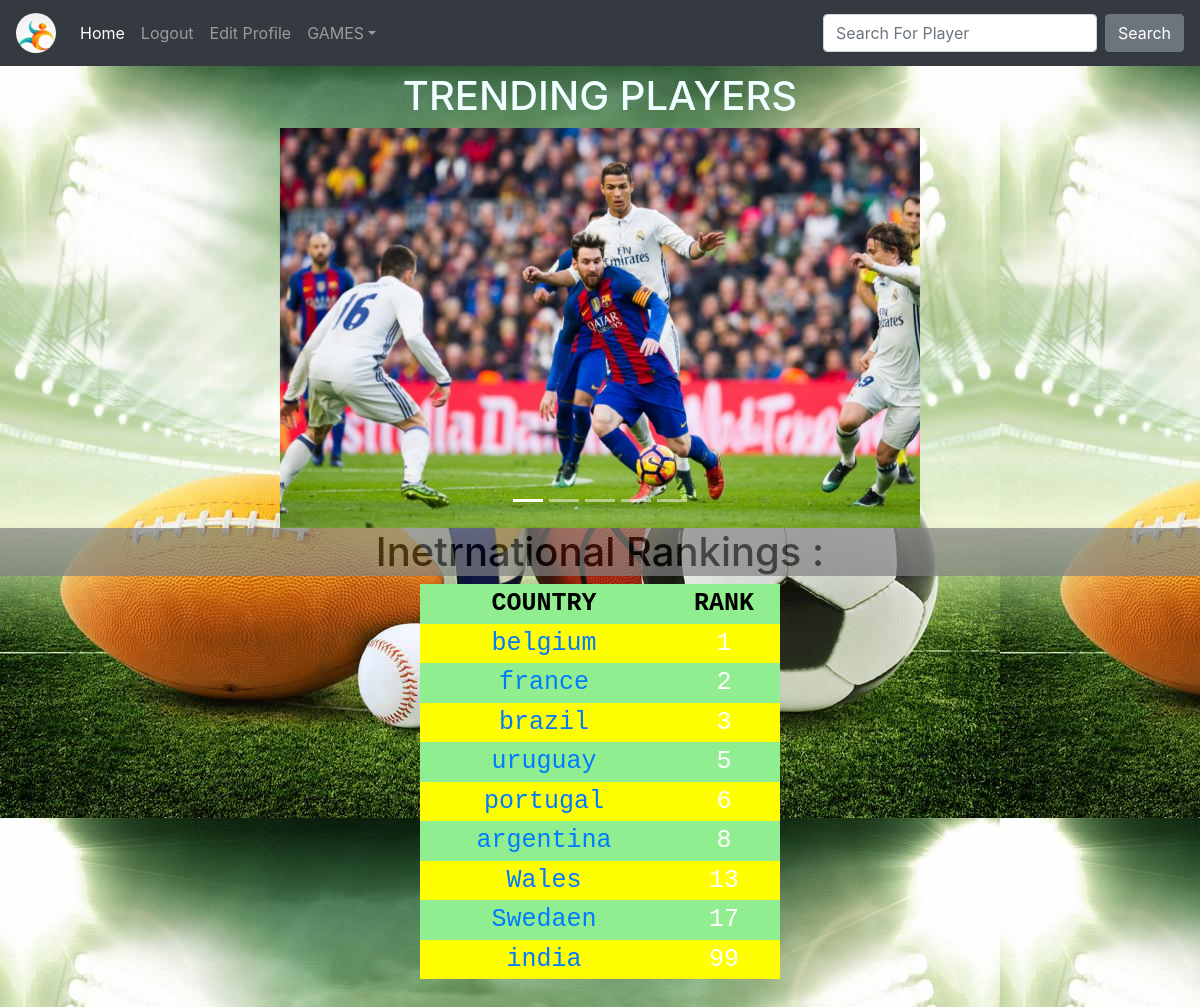
Screenshot of /php/football.php with the database file from the repository.
### tables this page shows
CREATE TABLE `team` (
  `teamID` int(4) NOT NULL,
  `gameID` int(4) NOT NULL,
  `Tname` varchar(25) NOT NULL,
  `Ranking` int(2) NOT NULL,
  `Mplayed` int(4) NOT NULL
);

### php/football.php (the view, shortened to what this page needs)
<?php
$username = filter_input(INPUT_GET,'username');
?>
<!DOCTYPE html>
<html lang="en">
<head>
    <link rel="stylesheet" href="https://stackpath.bootstrapcdn.com/bootstrap/4.3.1/css/bootstrap.min.css">
</head>
<body class="bg">
<nav class="navbar navbar-expand-md navbar-dark bg-dark fixed-top">
    <a class="navbar-brand" href="success.php?username=<?php echo $username ?>" ><img src="img/logo.jpg"
    style="height: 40px;width:40px; border-radius: 100%"></a>
    <div class="collapse navbar-collapse" id="navbarsExampleDefault">
        <ul class="navbar-nav mr-auto">
            <li class="nav-item active">
                <a class="nav-link" href="success.php?username=<?php echo $username ?>">Home <span class="sr-only">(current)</span></a>
            </li>
            <li class="nav-item">
                <a class="nav-link" href="logout.php">Logout</a>
            </li>
            <li class="nav-item">
                <a class="nav-link" href="editprofile.php?username=<?php echo $username ?>">Edit Profile</a>
            </li>
            <li class="nav-item dropdown">
                <a class="nav-link dropdown-toggle" href="#" id="dropdown01" data-toggle="dropdown" aria-haspopup="true" aria-expanded="false">GAMES</a>
            </li>
        </ul>
        <form class="form-inline my-2 my-lg-0" method="post" action="search.php?<?php echo $username ?>">
            <input class="form-control mr-sm-2" type="text" placeholder="Search For Player" aria-label="Search id=id1" name="search">
            <button class="btn btn-secondary my-2 my-sm-0" type="submit">Search</button>
        </form>
    </div>
</nav><center>
    <main role="main" class="container-fluid ">
        <br><br><br>
        <h1>TRENDING PLAYERS</h1>
         <div id="carousel" class="carousel slide" data-ride="carousel">
  <ol class="carousel-indicators">
    <li data-slide-to="0" class="active"></li>
    <li  data-slide-to="1"></li>
    <li  data-slide-to="2"></li>
    <li  data-slide-to="3"></li>
    <li  data-slide-to="4"></li>
  </ol>
  <div class="carousel-inner">
    <div class="carousel-item active">
    </div>
  </div>
  <a class="carousel-control-prev" href="#carousel" role="button" data-slide="prev">
    <span class="carousel-control-prev-icon" aria-hidden="true"></span>
  </a>
  <a class="carousel-control-next" href="#carousel" role="button" data-slide="next">
    <span class="carousel-control-next-icon" aria-hidden="true"></span>
  </a>
</div>
    </main>
    <h1 style="color:black; background-color:grey; opacity:70%">Inetrnational Rankings :</h1>
    <table>
        <th>COUNTRY</th>
        <th>RANK</th>
    <?php
    $host="localhost";
    $dbusername="root";
    $dbpassword="";
    $dbname="sports";
    $conn= new mysqli($host,$dbusername,$dbpassword,$dbname);
    if(mysqli_connect_error()){
        die('connect error('.mysqli_connect_errno().')'.mysqli_connect_error());
    }
    else{ $sql="select Tname,Ranking from team where gameID='3'order by Ranking ";
        $result=$conn->query($sql);
         if($result->num_rows>0){
              while($row = mysqli_fetch_row($result))
              {
                    echo"<tr><td><a href=team.php?username=$username&gameID=3&name=$row[0]>$row[0]<a></td> <td> $row[1] </td></tr>";                }
         }
}
?>
        </table>
    <br><br><br>
</center>
</body>
</html>

### php/football.php (style rules this page uses)
.bg { background: url(img/bg.jpg) ; height: 100vh; width: 100%; }
table { border-collapse: collapse; width: 30%; color: #588c7e; font-family: monospace; font-size: 25px; text-align: center; }
th { color: black; }
tr { background-color: green; color: white; }
tr:nth-child(even) { background-color: yellow; }
tr:nth-child(odd) { background-color: lightgreen; }
img { width: 80vh; }
h1 { color: azure; }
.carousel-inner .carousel-item { transition: -webkit-transform 0.6s ease; transition: transform 0.5s ease; transition: transform 0.5s ease, -webkit-transform 0.5s ease; }

### rows the page displays
team: Tname "belgium", Ranking "1"
team: Tname "france", Ranking "2"
team: Tname "brazil", Ranking "3"
team: Tname "uruguay", Ranking "5"
team: Tname "portugal", Ranking "6"
team: Tname "argentina", Ranking "8"
team: Tname "Wales", Ranking "13"
team: Tname "Swedaen", Ranking "17"
team: Tname "india", Ranking "99"
